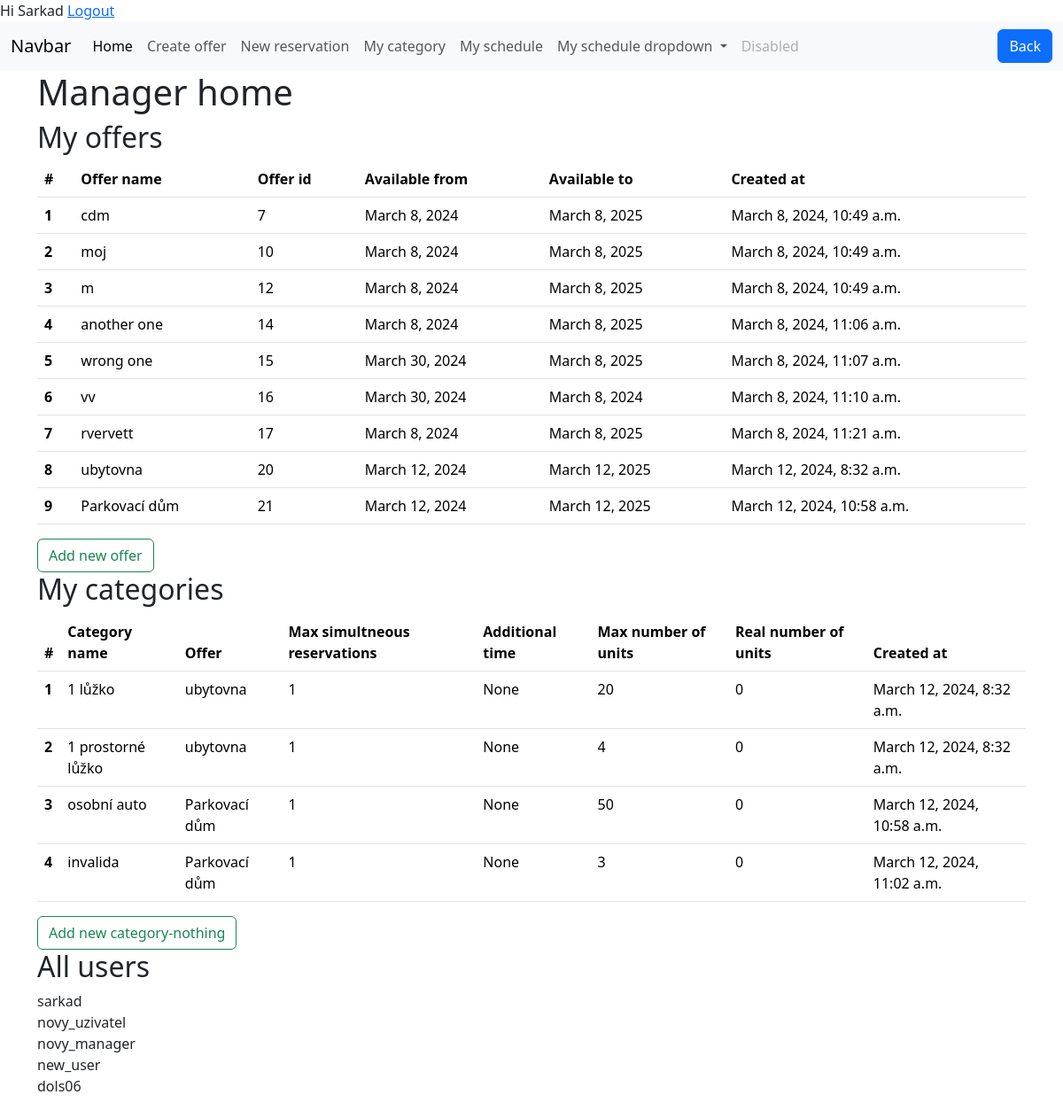
The app's page / (signed in) with its own data.
### base/models.py (models this page shows, shortened)
class Offer(models.Model):
    offer_name = models.CharField(max_length=50)
    available_from = models.DateField(null=True, blank=True)
    available_to = models.DateField(null=True, blank=True)
    created_at = models.DateTimeField(default=timezone.now)
    manager_of_this_offer = models.ForeignKey(User, on_delete=models.CASCADE, null=True, blank=True )
    def __str__(self):
        return self.offer_name #rewrites Offer object (x) to its name in admi panel

class Category(models.Model):
    category_name = models.CharField(max_length=50)
    category_description = models.CharField(max_length=1000, null=True, blank=True)
    category_capacity = models.IntegerField(default=1)
    max_simultneous_reservations = models.IntegerField(default=1)
    additional_time = models.DurationField(null=True, blank=True)
    max_count_of_units = models.IntegerField()
    created_at = models.DateTimeField(default=timezone.now)
    belongs_to_offer = models.ForeignKey(Offer, on_delete=models.CASCADE)
    category_pricing = models.ForeignKey(Pricing, on_delete=models.CASCADE,null=True)
    def get_unit_count(self):
        return self.unit_set.count()

### base/views.py (the view)
# urls.py: path('',views.manager_home, name='manager_home' ),
@login_required # If a user is not logged in, Django will redirect them to the login page.
def manager_home(request):
    if request.POST: #lze to napsat i třídami s medotou post a get, ne funkcemi, mozna jiny atribut nez method
        print("POSLANO")
    users = models.User.objects.all()
    offers = Offer.objects.filter(manager_of_this_offer=request.user)
    form = forms.ReservationForm()
    categories = Category.objects.all()
    return render(request,'manager_home.html',context={'Users':users,'form':form, 'offers':offers,'categories':categories})

### templates/manager_home.html
{% extends 'main.html' %}
{% load crispy_forms_tags %}
{% block content %}
<div class="container-md">
    <h1> Manager home </h1>
    <h2>My offers</h2>
    {% if offers %}
    <table class="table table-hover">
        <thead>
            <tr>
                <th scope="col">#</th>
                <th scope="col">Offer name</th>
                <th scope="col">Offer id</th>
                <th scope="col">Available from</th>
                <th scope="col">Available to</th>
                <th scope="col">Created at</th>
            </tr>
        </thead>
        <tbody>
            {% for offer in offers %}
            <tr class="clickable-row" onclick="location.href='{% url 'offer_detail' offer.id %}'"
                style="cursor: pointer;" title="Click to view offer detail">
                <th scope="row">{{ forloop.counter }}</th>
                <td>{{ offer.offer_name }} </td>
                <td>{{ offer.id }} </td>
                <td>{{ offer.available_from }} </td>
                <td>{{ offer.available_to }} </td>
                <td>{{ offer.created_at }} </td>
            </tr>
            {% endfor %}
        </tbody>
    </table>
    <a href="{% url 'create_offer' %}" class="btn btn-outline-success" id="addrow">Add new offer</a>
    {% else %}
    <p>You do not have any offers.<br>
        <a href="{% url 'create_offer' %}" class="btn btn-outline-success" id="addrow">Add new offer</a>
    </p>
    {% endif %}
    <h2>My categories</h2>
    {% if categories %}
    <table class="table table-hover">
        <thead>
            <tr>
                <th scope="col">#</th>
                <th scope="col">Category name</th>
                <th scope="col">Offer</th>
                <th scope="col">Max simultneous reservations</th>
                <th scope="col">Additional time</th>
                <th scope="col">Max number of units</th>
                <th scope="col">Real number of units</th>
                <th scope="col">Created at</th>
            </tr>
        </thead>
        <tbody>
            {% for category in categories %}
            <tr class="clickable-row" style="cursor: pointer;" title="Click to edit category"
             onclick="location.href='{% url 'edit_category' category.belongs_to_offer.id category.id %}'">
                <th scope="row">{{ forloop.counter }}</th>
                <td>{{ category.category_name }} </td>
                <td>{{ category.belongs_to_offer }} </td>
                <td>{{ category.max_simultneous_reservations }} </td>
                <td>{{ category.additional_time }} </td>
                <td>{{ category.max_count_of_units }} </td>
                <td>{{ category.get_unit_count }} </td>
                <td>{{ category.created_at }} </td>
            </tr>
            {% endfor %}
        </tbody>
    </table>
    <a onclick="#" class="btn btn-outline-success" id="addrow">Add new category-nothing</a>
    {% else %}
    <p>You do not have any categories.<br>
        <a onclick="#" class="btn btn-outline-success" id="addrow">Add new category -nothing</a>
    </p>
    {% endif %}
    <h2>All users</h2>
    {% for user in Users %}
    {{user.username}} <br>
    {% endfor %}
    <br>
</div>
{% endblock %}

### templates/main.html (shortened to what this page needs)
<!DOCTYPE html>
<html>
<head>
    <link href="https://cdn.jsdelivr.net/npm/bootstrap@5.3.3/dist/css/bootstrap.min.css" rel="stylesheet"
>
</head>
<header>
    {%if request.user.is_authenticated %}
    <span>Hi {{ request.user.username | title }}</span>
    <a href="{% url 'logout' %}">Logout</a>
    {%else%}
    <a href="{% url 'login' %}">Login</a>
    {%endif%}
</header>
<body>
    {%if request.user.is_authenticated %}
    {% include 'navbar.html' %}
    {%endif%}
    {% block content %}
    {% endblock %}
</body>
</html>

### records on screen
Offer: offer_name "cdm", id "7", available_from "March 8, 2024", available_to "March 8, 2025", created_at "March 8, 2024, 10:49 a.m."
Offer: offer_name "moj", id "10", available_from "March 8, 2024", available_to "March 8, 2025", created_at "March 8, 2024, 10:49 a.m."
Offer: offer_name "m", id "12", available_from "March 8, 2024", available_to "March 8, 2025", created_at "March 8, 2024, 10:49 a.m."
Offer: offer_name "another one", id "14", available_from "March 8, 2024", available_to "March 8, 2025", created_at "March 8, 2024, 11:06 a.m."
Offer: offer_name "wrong one", id "15", available_from "March 30, 2024", available_to "March 8, 2025", created_at "March 8, 2024, 11:07 a.m."
Offer: offer_name "vv", id "16", available_from "March 30, 2024", available_to "March 8, 2024", created_at "March 8, 2024, 11:10 a.m."
Offer: offer_name "rvervett", id "17", available_from "March 8, 2024", available_to "March 8, 2025", created_at "March 8, 2024, 11:21 a.m."
Offer: offer_name "ubytovna", id "20", available_from "March 12, 2024", available_to "March 12, 2025", created_at "March 12, 2024, 8:32 a.m."
Offer: offer_name "Parkovací dům", id "21", available_from "March 12, 2024", available_to "March 12, 2025", created_at "March 12, 2024, 10:58 a.m."
Category: category_name "1 lůžko", belongs_to_offer "ubytovna", max_simultneous_reservations "1", additional_time "None", max_count_of_units "20", get_unit_count "0", created_at "March 12, 2024, 8:32 a.m."
Category: category_name "1 prostorné lůžko", belongs_to_offer "ubytovna", max_simultneous_reservations "1", additional_time "None", max_count_of_units "4", get_unit_count "0", created_at "March 12, 2024, 8:32 a.m."
Category: category_name "osobní auto", belongs_to_offer "Parkovací dům", max_simultneous_reservations "1", additional_time "None", max_count_of_units "50", get_unit_count "0", created_at "March 12, 2024, 10:58 a.m."
Category: category_name "invalida", belongs_to_offer "Parkovací dům", max_simultneous_reservations "1", additional_time "None", max_count_of_units "3", get_unit_count "0", created_at "March 12, 2024, 11:02 a.m."

### other values on screen
{{ request.user.username | title }} "Sarkad"
{{ user.username }} "sarkad"
{{ user.username }} "novy_uzivatel"
{{ user.username }} "novy_manager"
{{ user.username }} "new_user"
{{ user.username }} "dols06"
